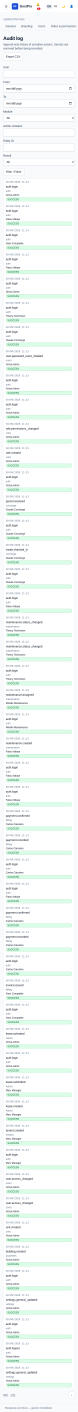
#> input picture residenceflow/docs/screenshots/admin-admin-audit-logs-mobile.png, 390 x 7060 px, given in place of admin-dashboard.png, which was not available (shown at 1/5 size)
$ python prep_images.py
#> lines starting #> are read from the running program, lines starting #| are printed output that depends on the picture
"""Crop the product screenshots to presentation-friendly viewports.

Full-page captures in docs/screenshots are very tall; the decks use the
top viewport (1280x800 desktop, 390x844 mobile) plus a few targeted crops.
Writes PNGs to marketing/deck/assets and a manifest.json with their sizes.
"""
import json, os
from PIL import Image

SRC = os.path.join(os.path.dirname(__file__), "..", "..", "docs", "screenshots")
OUT = os.path.join(os.path.dirname(__file__), "assets")
os.makedirs(OUT, exist_ok=True)

# name -> (source file, crop box or None, max height)
DESKTOP = [
    "admin-dashboard", "admin-dashboard-dark", "admin-building-preview",
    "admin-building-3d", "admin-building-3d-unit", "admin-building-3d-exploded",
    "admin-invoices", "admin-payments", "admin-arrears", "admin-maintenance",
    "admin-tenant-detail", "admin-reports", "admin-admin-roles", "admin-admin-audit-logs",
    "admin-leases", "admin-deposits", "concierge-visitors", "tenant-portal-home",
    "owner-dashboard", "admin-units", "public-login", "admin-invoice-detail",
    "admin-properties",
]
MOBILE = [
    "admin-dashboard-mobile", "admin-building-3d-mobile", "public-login-mobile",
    "tenant-portal-billing-mobile", "admin-payments-mobile", "admin-maintenance-mobile",
    "admin-dashboard-dark-mobile", "admin-arrears-mobile",
]
SPECIAL = {
    # receipt card only
    "admin-receipt-card": ("admin-receipt", (410, 150, 1110, 580)),
    # dashboard KPIs without the sidebar
    "admin-dashboard-kpis": ("admin-dashboard", (240, 60, 1280, 620)),
    "admin-dashboard-charts": ("admin-dashboard", (240, 620, 1280, 1270)),
    "admin-arrears-table": ("admin-arrears", (240, 60, 1280, 560)),
    "admin-admin-roles-table": ("admin-admin-roles", (240, 150, 940, 1060)),
    "admin-reports-grid": ("admin-reports", (240, 60, 1280, 1000)),
}

manifest = {}

def save(name, im):
    path = os.path.join(OUT, name + ".png")
    im.save(path, optimize=True)
    manifest[name] = {"w": im.width, "h": im.height, "file": "assets/" + name + ".png"}

for n in DESKTOP:
    im = Image.open(os.path.join(SRC, n + ".png")).convert("RGB")
#> im is the input picture: PIL image 390x7060 RGB; mean R, G, B 243.8, 249, 247
    save(n, im.crop((0, 0, im.width, min(im.height, 800))))
#> in save, `im.save(path, optimize=True)`:
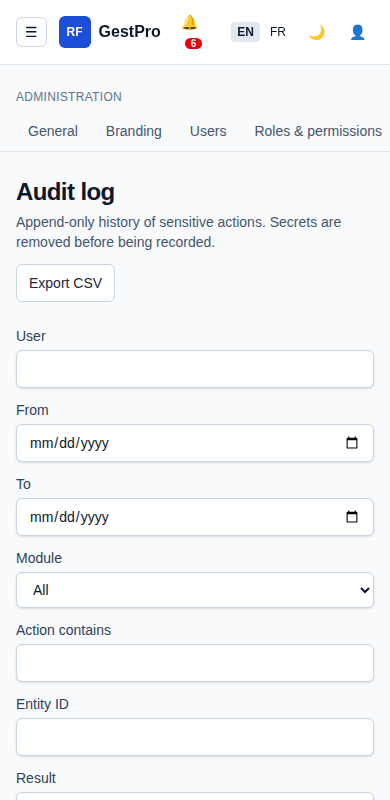
#> saved as admin-dashboard.png: PIL image 390x800 RGB; mean R, G, B 244.5, 246.3, 248.5
#> pass 2 of the loop `for n in DESKTOP:`:
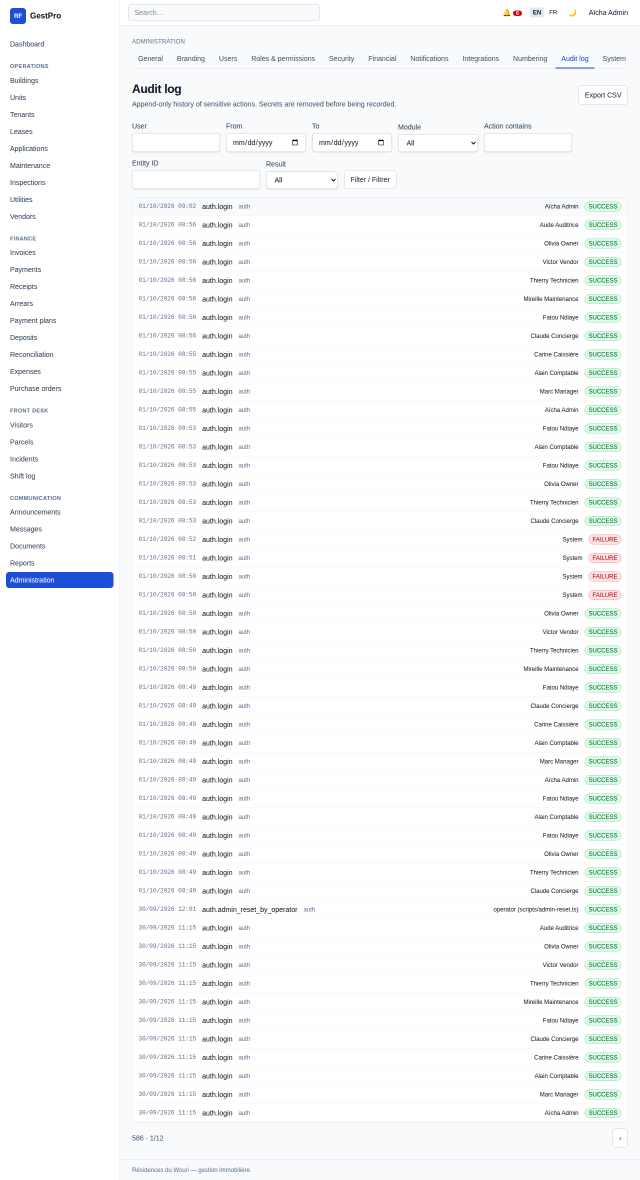
#> input picture residenceflow/docs/screenshots/admin-admin-audit-logs.png, 1280 x 2360 px, given in place of admin-dashboard-dark.png, which was not available (shown at 1/2 size)
#> im is the input picture: PIL image 1280x2360 RGB; mean R, G, B 247.5, 249.2, 249.8
#> in save (call 2), `im.save(path, optimize=True)`:
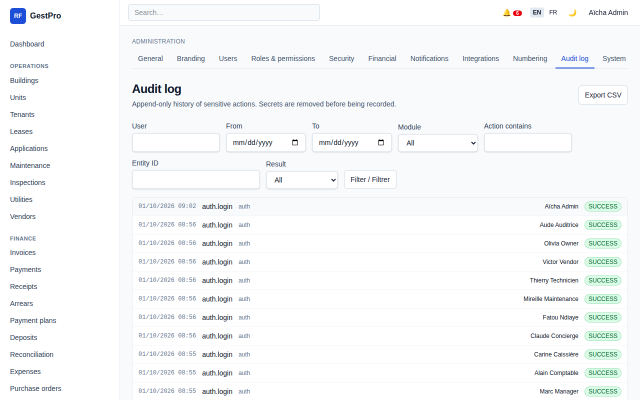
#> saved as admin-dashboard-dark.png: PIL image 1280x800 RGB (shown at 1/2 size); mean R, G, B 246.5, 248.3, 249.2
#> (the run stopped early here; a loop or call above may not have finished)
